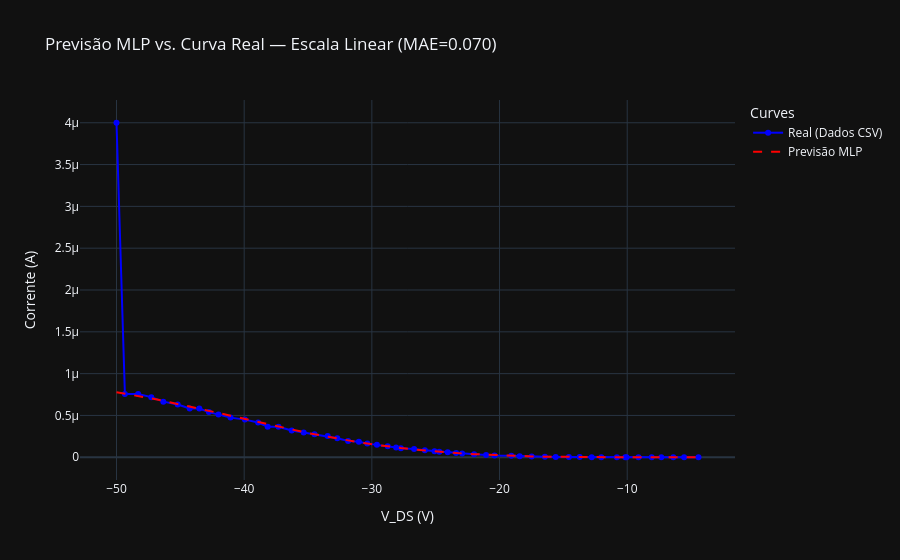

Notebook cell for this chart:
### Markdown cell above
### 6.3 — Gráfico em escala linear

Use esta visualização para avaliar a precisão na região de saturação e verificar o nível absoluto de corrente previsto.

### Code cell
plot_curve_comparison(
    V_data=V_real,
    I_real=I_real,
    V_fixed=v_fixed,
    is_transfer=is_transfer,
    mlp_model=(prepare_mlp_features, trained_model, feature_scaler, target_scaler),
    yscale="linear",
    title="Previsão MLP vs. Curva Real — Escala Linear"
)
